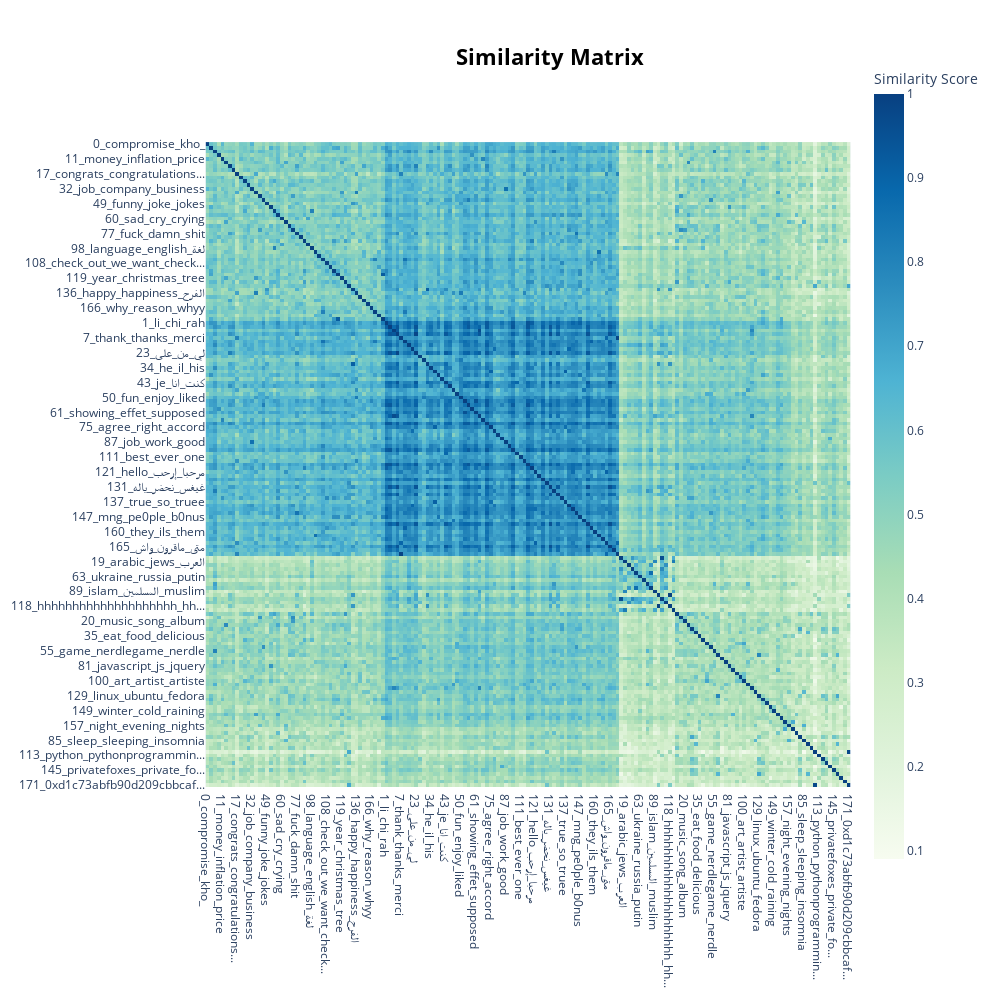

The notebook cell saved with this chart:
### Markdown cell above
### Visualize Topic Similarity

Having generated topic embeddings, through both c-TF-IDF and embeddings, we can create a similarity matrix by simply applying cosine similarities through those topic embeddings. The result will be a matrix indicating how similar certain topics are to each other.

### Code cell
topic_model.visualize_heatmap(n_clusters=5, width=1000, height=1000)

### Figure 1 — Plotly figure (JSON) as saved in the notebook; plotly's stock layout.template omitted (floating-point values rounded to 4 significant figures; data arrays with more than 128 entries replaced by an {"elided": "..."} marker saying what was removed)
{"data": [{"coloraxis": "coloraxis", "hovertemplate": "x: %{x}<br>y: %{y}<br>Similarity Score: %{z}<extra></extra>", "name": "0", "type": "heatmap", "x": {"elided": "173 str values"}, "xaxis": "x", "y": {"elided": "173 str values"}, "yaxis": "y", "z": {"elided": "173x173 float values"}}], "layout": {"coloraxis": {"colorbar": {"title": {"text": "Similarity Score"}}, "colorscale": [[0, "rgb(247,252,240)"], [0.125, "rgb(224,243,219)"], [0.25, "rgb(204,235,197)"], [0.375, "rgb(168,221,181)"], [0.5, "rgb(123,204,196)"], [0.625, "rgb(78,179,211)"], [0.75, "rgb(43,140,190)"], [0.875, "rgb(8,104,172)"], [1, "rgb(8,64,129)"]]}, "height": 1000, "hoverlabel": {"bgcolor": "white", "font": {"family": "Rockwell", "size": 16}}, "legend": {"title": {"text": "Trend"}}, "margin": {"t": 60}, "showlegend": true, "title": {"font": {"color": "Black", "size": 22}, "text": "<b>Similarity Matrix", "x": 0.55, "xanchor": "center", "y": 0.95, "yanchor": "top"}, "width": 1000, "xaxis": {"anchor": "y", "constrain": "domain", "domain": [0, 1], "scaleanchor": "y"}, "yaxis": {"anchor": "x", "autorange": "reversed", "constrain": "domain", "domain": [0, 1]}}}
